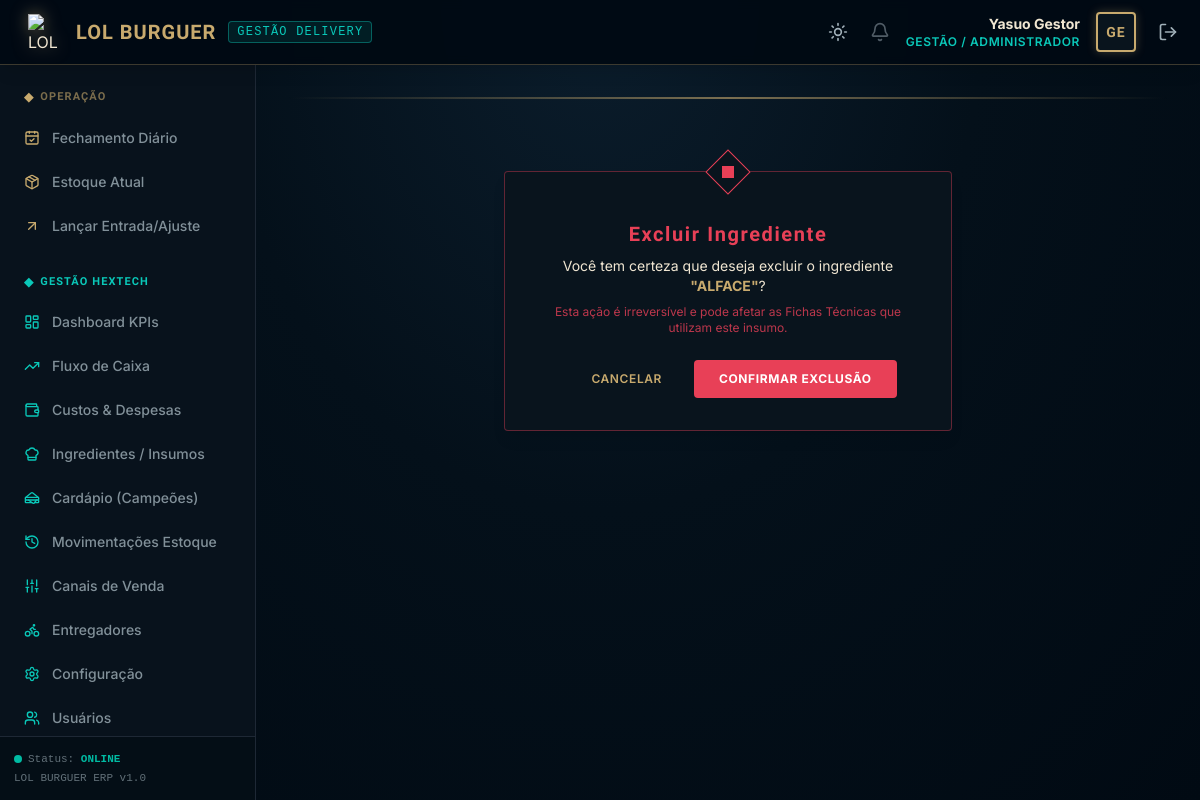
The page /produtos/ingredientes/11/excluir/ (signed in) on the database its author committed.
### core/models.py (models this page shows, shortened)
class Usuario(AbstractUser):
    ROLE_CHOICES = (
        ('GESTAO', 'Gestão / Administrador'),
        ('OPERADOR', 'Operador de Caixa / Atendente'),
    )
    role = models.CharField(
        max_length=20,
        choices=ROLE_CHOICES,
        default='OPERADOR',
        verbose_name="Cargo / Nível de Acesso"
    )
    class Meta:
        verbose_name = "Usuário"
        verbose_name_plural = "Usuários"
        ordering = ['username']

### produtos/models.py (models this page shows, shortened)
class Ingrediente(models.Model):
    UNIDADES_MEDIDA = (
        ('kg', 'Quilograma (kg)'),
        ('g', 'Grama (g)'),
        ('l', 'Litro (l)'),
        ('ml', 'Mililitro (ml)'),
        ('un', 'Unidade (un)'),
    )
    CATEGORIAS = (
        ('PROTEINA', 'Proteínas'),
        ('PAO', 'Pães'),
        ('MOLHO', 'Molhos'),
        ('VEGETAL', 'Vegetais / Saladas'),
        ('QUEIJO', 'Queijos'),
        ('EMBALAGEM', 'Embalagens'),
        ('OUTROS', 'Outros'),
    )
    nome = models.CharField(max_length=100, verbose_name="Nome do Insumo")
    unidade_medida = models.CharField(max_length=5, choices=UNIDADES_MEDIDA, default='g', verbose_name="Unidade de Medida")
    unidade_compra = models.CharField(max_length=5, choices=UNIDADES_MEDIDA, default='g', verbose_name="Unidade de Compra (Entrada)")
    custo_unitario = models.DecimalField(max_digits=10, decimal_places=4, default=Decimal('0.0000'), verbose_name="Custo Unitário (R$)")
    fornecedor = models.CharField(max_length=100, blank=True, null=True, verbose_name="Fornecedor")
    estoque_minimo = models.DecimalField(max_digits=10, decimal_places=2, default=0, verbose_name="Estoque Mínimo")
    estoque_atual = models.DecimalField(max_digits=10, decimal_places=2, default=0, verbose_name="Estoque Atual")
    categoria = models.CharField(max_length=20, choices=CATEGORIAS, default='OUTROS', verbose_name="Categoria")
    class Meta:
        verbose_name = "Ingrediente / Insumo"
        verbose_name_plural = "Ingredientes / Insumos"
        ordering = ['nome']

### core/decorators.py (the view)
    def _wrapped_view_func(request, *args, **kwargs):
        if request.user.is_authenticated and request.user.role == 'GESTAO':
            return view_func(request, *args, **kwargs)
        messages.error(request, "Acesso negado: Apenas a Gestão tem permissão para acessar esta página.")
        return redirect('home')

### templates/produtos/ingrediente_confirm_delete.html (shortened to what this page needs)
{% extends "base.html" %}
{% block content %}
<div class="max-w-md mx-auto my-12">
    <div class="bg-hex_dark_card border border-hex_danger/40 p-6 md:p-8 rounded shadow-lg relative text-center">
        <div class="absolute top-0 left-1/2 transform -translate-x-1/2 -translate-y-1/2 w-8 h-8 rotate-45 border border-hex_danger flex items-center justify-center bg-hex_dark_card">
            <div class="w-3 h-3 bg-hex_danger rotate-45"></div>
        </div>
        <h1 class="text-xl font-bold title-hex text-hex_danger mt-4 mb-2">Excluir Ingrediente</h1>
        <p class="text-sm text-hex_gold_light mb-6">
            Você tem certeza que deseja excluir o ingrediente <span class="font-bold text-hex_gold">"{{ ingrediente.nome }}"</span>?
            <br>
            <span class="text-xs text-hex_danger/80 block mt-2">Esta ação é irreversível e pode afetar as Fichas Técnicas que utilizam este insumo.</span>
        </p>
        <form method="post" class="flex items-center justify-center space-x-4">
            <a href="{% url 'ingrediente_listar' %}" class="px-4 py-2.5 rounded text-xs font-semibold text-hex_gold hover:text-white transition-all uppercase tracking-wider">
                Cancelar
            </a>
            <button type="submit" class="bg-hex_danger hover:bg-red-700 text-white font-bold py-2.5 px-6 rounded transition-all uppercase tracking-wider text-xs border border-hex_danger/40">
                Confirmar Exclusão
            </button>
        </form>
    </div>
</div>
{% endblock %}

### templates/base.html (shortened to what this page needs)
<!DOCTYPE html>
<html lang="pt-br" class="h-full">
<head>
    <script src="https://cdn.tailwindcss.com"></script>
</head>
<body class="h-full flex flex-col" x-data="{ mobileSidebarOpen: false }">
    <header class="bg-hex_dark_bg/95 border-b border-hex_gold/30 px-4 py-3 flex items-center justify-between z-20 shadow-lg backdrop-blur-sm">
        <div class="flex items-center space-x-3">
            <div class="flex items-center space-x-3">
                <img src="/media/produtos/logo.png" alt="LOL BURGUER Logo" class="w-9 h-9 object-contain filter drop-shadow-[0_0_8px_rgba(200,170,110,0.5)]">
                <span class="text-xl font-bold title-hex text-hex_gold tracking-wider">LOL BURGUER</span>
                <span class="hidden md:inline-block text-xs font-mono uppercase tracking-widest text-hex_blue border border-hex_blue/40 bg-hex_blue/10 px-2 py-0.5 rounded">
                    Gestão Delivery
                </span>
            </div>
        </div>
        <div class="flex items-center space-x-4">
            <button type="button" onclick="lbToggleTheme()" title="Alternar tema claro / escuro"
                class="text-hex_gold_dim hover:text-hex_gold p-1.5 rounded hover:bg-hex_active transition-all">
                <i data-lucide="sun" class="w-5 h-5 lb-icon-dark"></i>
            </button>
            {% if user.is_authenticated %}
                <div hx-get="{% url 'notificacoes_badge' %}" hx-trigger="load, every 60s" class="relative group cursor-pointer mr-2">
                    <i data-lucide="bell" class="w-5 h-5 text-hex_gold_dim opacity-50 group-hover:opacity-100 transition-opacity"></i>
                </div>
                <div class="text-right hidden sm:block">
                    <p class="text-sm font-bold text-hex_gold_light">{{ user.get_full_name|default:user.username }}</p>
                    <p class="text-xs text-hex_blue uppercase tracking-wider font-semibold">{{ user.get_role_display }}</p>
                </div>
                <div class="w-10 h-10 border-2 border-hex_gold rounded flex items-center justify-center bg-hex_dark_card shadow-[0_0_10px_rgba(200,170,110,0.3)]">
                    <span class="text-hex_gold font-bold title-hex text-sm">{{ user.username|slice:":2"|upper }}</span>
                </div>
                <a href="{% url 'logout' %}" class="text-hex_gold_dim hover:text-hex_gold p-1.5 rounded hover:bg-hex_dark_card transition-all" title="Sair do Sistema">
                    <i data-lucide="log-out" class="w-5 h-5"></i>
                </a>
            {% else %}
                <span class="text-xs uppercase text-hex_gold_dim font-mono">Sem autenticação</span>
            {% endif %}
        </div>
    </header>
    <div class="flex-1 flex min-h-0 overflow-hidden">
        {% if user.is_authenticated %}
        <aside
            :class="mobileSidebarOpen ? 'translate-x-0' : '-translate-x-full lg:translate-x-0'"
            class="fixed inset-y-0 left-0 pt-16 lg:pt-0 lg:static w-64 bg-hex_dark_card/95 border-r border-hex_dark_border flex flex-col justify-between transition-transform duration-300 ease-in-out z-10 lg:z-0 backdrop-blur-sm"
        >
            <div class="flex-1 overflow-y-auto px-3 py-6 space-y-7">
                <div>
                    <h3 class="text-[11px] uppercase text-hex_gold/60 font-bold tracking-widest mb-3 px-3 title-hex flex items-center space-x-1.5">
                        <span class="text-hex_gold text-xs">◆</span>
                        <span>Operação</span>
                    </h3>
                    <nav class="space-y-1">
                        <a href="{% url 'fechamento_diario' %}" class="flex items-center space-x-3 px-3 py-2.5 rounded text-sm font-medium transition-all hover:bg-hex_dark_bg/80 hover:text-hex_gold_light {% if request.resolver_match.url_name == 'fechamento_diario' %}bg-hex_active text-hex_gold_light border-l-4 border-hex_gold font-bold shadow-[0_0_10px_rgba(200,170,110,0.15)]{% else %}text-hex_gold_dim/80{% endif %}">
                            <i data-lucide="calendar-check" class="w-4 h-4 text-hex_gold"></i>
                            <span>Fechamento Diário</span>
                        </a>
                        <a href="{% url 'estoque_resumo' %}" class="flex items-center space-x-3 px-3 py-2.5 rounded text-sm font-medium transition-all hover:bg-hex_dark_bg/80 hover:text-hex_gold_light {% if request.resolver_match.url_name == 'estoque_resumo' %}bg-hex_active text-hex_gold_light border-l-4 border-hex_gold font-bold shadow-[0_0_10px_rgba(200,170,110,0.15)]{% else %}text-hex_gold_dim/80{% endif %}">
                            <i data-lucide="package" class="w-4 h-4 text-hex_gold"></i>
                            <span>Estoque Atual</span>
                        </a>
                        <a href="{% url 'estoque_ajustar' %}" class="flex items-center space-x-3 px-3 py-2.5 rounded text-sm font-medium transition-all hover:bg-hex_dark_bg/80 hover:text-hex_gold_light {% if request.resolver_match.url_name == 'estoque_ajustar' %}bg-hex_active text-hex_gold_light border-l-4 border-hex_gold font-bold shadow-[0_0_10px_rgba(200,170,110,0.15)]{% else %}text-hex_gold_dim/80{% endif %}">
                            <i data-lucide="arrow-up-right" class="w-4 h-4 text-hex_gold"></i>
                            <span>Lançar Entrada/Ajuste</span>
                        </a>
                    </nav>
                </div>
                {% if user.role == 'GESTAO' %}
                <div>
                    <h3 class="text-[11px] uppercase text-hex_blue font-bold tracking-widest mb-3 px-3 title-hex flex items-center space-x-1.5">
                        <span class="text-hex_blue text-xs">◆</span>
                        <span>Gestão Hextech</span>
                    </h3>
                    <nav class="space-y-1">
                        <a href="{% url 'dashboard' %}" class="flex items-center space-x-3 px-3 py-2.5 rounded text-sm font-medium transition-all hover:bg-hex_dark_bg/80 hover:text-hex_blue {% if request.resolver_match.url_name == 'dashboard' %}bg-hex_active text-hex_blue border-l-4 border-hex_blue font-bold shadow-[0_0_10px_rgba(10,200,185,0.2)]{% else %}text-hex_gold_dim/80{% endif %}">
                            <i data-lucide="layout-dashboard" class="w-4 h-4 text-hex_blue"></i>
                            <span>Dashboard KPIs</span>
                        </a>
                        <a href="{% url 'fluxo_caixa_projetado' %}" class="flex items-center space-x-3 px-3 py-2.5 rounded text-sm font-medium transition-all hover:bg-hex_dark_bg/80 hover:text-hex_blue {% if request.resolver_match.url_name == 'fluxo_caixa_projetado' %}bg-hex_active text-hex_blue border-l-4 border-hex_blue font-bold shadow-[0_0_10px_rgba(10,200,185,0.2)]{% else %}text-hex_gold_dim/80{% endif %}">
                            <i data-lucide="trending-up" class="w-4 h-4 text-hex_blue"></i>
                            <span>Fluxo de Caixa</span>
                        </a>
                        <a href="{% url 'despesa_listar' %}" class="flex items-center space-x-3 px-3 py-2.5 rounded text-sm font-medium transition-all hover:bg-hex_dark_bg/80 hover:text-hex_blue {% if request.resolver_match.url_name == 'despesa_listar' or 'despesa_criar' in request.resolver_match.url_name or 'despesa_editar' in request.resolver_match.url_name %}bg-hex_active text-hex_blue border-l-4 border-hex_blue font-bold shadow-[0_0_10px_rgba(10,200,185,0.2)]{% else %}text-hex_gold_dim/80{% endif %}">
                            <i data-lucide="wallet" class="w-4 h-4 text-hex_blue"></i>
                            <span>Custos & Despesas</span>
                        </a>
                        <a href="{% url 'ingrediente_listar' %}" class="flex items-center space-x-3 px-3 py-2.5 rounded text-sm font-medium transition-all hover:bg-hex_dark_bg/80 hover:text-hex_blue {% if request.resolver_match.url_name == 'ingrediente_listar' %}bg-hex_active text-hex_blue border-l-4 border-hex_blue font-bold shadow-[0_0_10px_rgba(10,200,185,0.2)]{% else %}text-hex_gold_dim/80{% endif %}">
                            <i data-lucide="chef-hat" class="w-4 h-4 text-hex_blue"></i>
                            <span>Ingredientes / Insumos</span>
                        </a>
                        <a href="{% url 'produto_listar' %}" class="flex items-center space-x-3 px-3 py-2.5 rounded text-sm font-medium transition-all hover:bg-hex_dark_bg/80 hover:text-hex_blue {% if request.resolver_match.url_name == 'produto_listar' %}bg-hex_active text-hex_blue border-l-4 border-hex_blue font-bold shadow-[0_0_10px_rgba(10,200,185,0.2)]{% else %}text-hex_gold_dim/80{% endif %}">
                            <i data-lucide="sandwich" class="w-4 h-4 text-hex_blue"></i>
                            <span>Cardápio (Campeões)</span>
                        </a>
                        <a href="{% url 'estoque_historico' %}" class="flex items-center space-x-3 px-3 py-2.5 rounded text-sm font-medium transition-all hover:bg-hex_dark_bg/80 hover:text-hex_blue {% if request.resolver_match.url_name == 'estoque_historico' %}bg-hex_active text-hex_blue border-l-4 border-hex_blue font-bold shadow-[0_0_10px_rgba(10,200,185,0.2)]{% else %}text-hex_gold_dim/80{% endif %}">
                            <i data-lucide="history" class="w-4 h-4 text-hex_blue"></i>
                            <span>Movimentações Estoque</span>
                        </a>
                        <a href="{% url 'canal_listar' %}" class="flex items-center space-x-3 px-3 py-2.5 rounded text-sm font-medium transition-all hover:bg-hex_dark_bg/80 hover:text-hex_blue {% if request.resolver_match.url_name == 'canal_listar' %}bg-hex_active text-hex_blue border-l-4 border-hex_blue font-bold shadow-[0_0_10px_rgba(10,200,185,0.2)]{% else %}text-hex_gold_dim/80{% endif %}">
                            <i data-lucide="sliders" class="w-4 h-4 text-hex_blue"></i>
                            <span>Canais de Venda</span>
                        </a>
                        <a href="{% url 'entregador_listar' %}" class="flex items-center space-x-3 px-3 py-2.5 rounded text-sm font-medium transition-all hover:bg-hex_dark_bg/80 hover:text-hex_blue {% if request.resolver_match.url_name == 'entregador_listar' %}bg-hex_active text-hex_blue border-l-4 border-hex_blue font-bold shadow-[0_0_10px_rgba(10,200,185,0.2)]{% else %}text-hex_gold_dim/80{% endif %}">
                            <i data-lucide="bike" class="w-4 h-4 text-hex_blue"></i>
                            <span>Entregadores</span>
                        </a>
                        <a href="{% url 'configuracao_financeira' %}" class="flex items-center space-x-3 px-3 py-2.5 rounded text-sm font-medium transition-all hover:bg-hex_dark_bg/80 hover:text-hex_blue {% if request.resolver_match.url_name == 'configuracao_financeira' %}bg-hex_active text-hex_blue border-l-4 border-hex_blue font-bold shadow-[0_0_10px_rgba(10,200,185,0.2)]{% else %}text-hex_gold_dim/80{% endif %}">
                            <i data-lucide="settings" class="w-4 h-4 text-hex_blue"></i>
                            <span>Configuração</span>
                        </a>
                        <a href="{% url 'usuario_listar' %}" class="flex items-center space-x-3 px-3 py-2.5 rounded text-sm font-medium transition-all hover:bg-hex_dark_bg/80 hover:text-hex_blue {% if 'usuario' in request.resolver_match.url_name %}bg-hex_active text-hex_blue border-l-4 border-hex_blue font-bold shadow-[0_0_10px_rgba(10,200,185,0.2)]{% else %}text-hex_gold_dim/80{% endif %}">
                            <i data-lucide="users" class="w-4 h-4 text-hex_blue"></i>
                            <span>Usuários</span>
                        </a>
                    </nav>
                </div>
                {% endif %}
            </div>
            <div class="p-3.5 border-t border-hex_dark_border bg-hex_dark_bg/50 text-[11px] font-mono text-hex_gold_dim/60">
                <p class="flex items-center space-x-1.5">
                    <span class="w-2 h-2 rounded-full bg-hex_success animate-pulse inline-block"></span>
                    <span>Status: <strong class="text-hex_success font-semibold">ONLINE</strong></span>
                </p>
                <p class="mt-0.5">LOL BURGUER ERP v1.0</p>
            </div>
        </aside>
        {% endif %}
        <main class="flex-1 flex flex-col overflow-y-auto min-h-0 p-4 md:p-6 lg:p-8 relative">
            <div class="h-0.5 bg-gradient-to-r from-transparent via-hex_gold to-transparent mb-6 opacity-60"></div>
            {% block content %}
            {% endblock %}
        </main>
    </div>
</body>
</html>

### rows shown on the page
Usuario: get_full_name "Yasuo Gestor", role "GESTÃO / ADMINISTRADOR", username "GE"
Ingrediente: nome "ALFACE"
